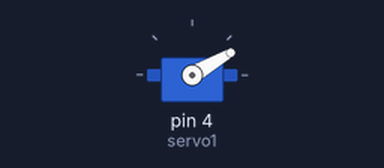
Bench run of a sketch on a simulated Arduino Uno, built with avr-gcc and run on an emulated ATmega328P. Shown: servo.

Above: at 0.05 s.
At 1.05 s:
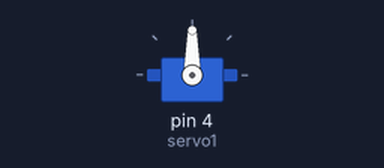
At 2.0 s:
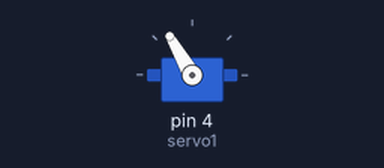
At 4.0 s:
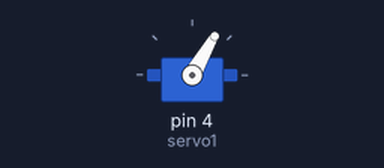
Timing chart, 0 to 5.2 s (numbered marks = the images above):
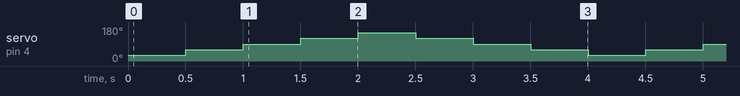

The sketch:

servo_test.ino
```cpp
#include<Servo.h>

Servo servo1; //任意のサーボモータークラスを用意。

void setup(void){
  servo1.attach(4); //デジタル4番ピンをサーボモーターの出力ピンとして設定
}

void loop(void){
  //定義したモーターに回転角度となる引数を入れる。
  servo1.write(30);
  delay(500);

   servo1.write(60);
  delay(500);

  servo1.write(90);
  delay(500);

  servo1.write(120);
  delay(500);

  servo1.write(150);
  delay(500);

  servo1.write(120);
  delay(500);

  servo1.write(90);
  delay(500);

    servo1.write(60);
  delay(500);

}
```

Measured:
- by itself, servo on pin 4 (servo1): repeats every 4.0 s: 90° 0.50 s, 120° 0.50 s, 150° 0.50 s, 120° 0.50 s, 90° 0.50 s, 60° 0.50 s, 30° 0.50 s, 60° 0.50 s
